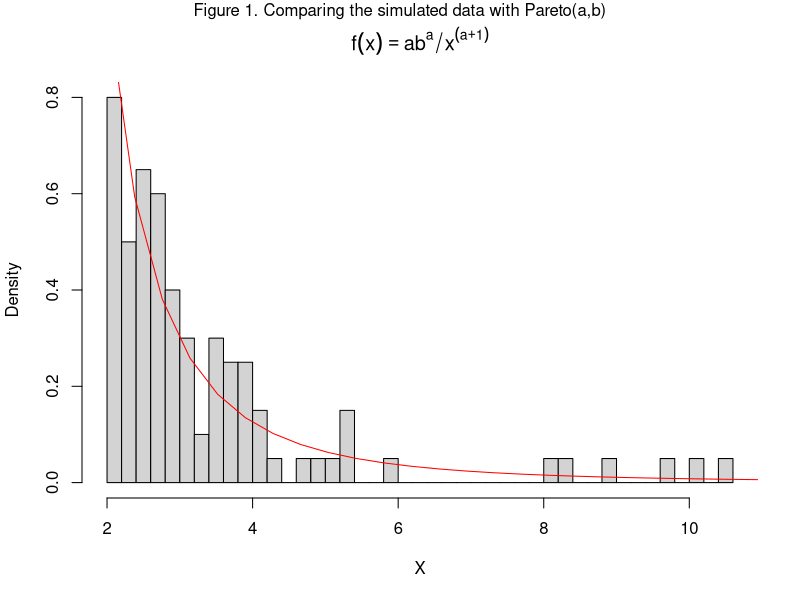
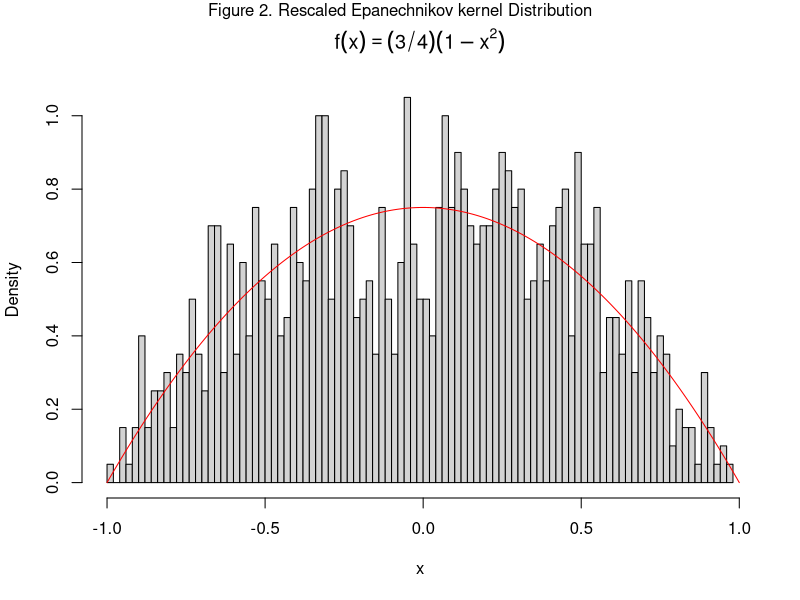
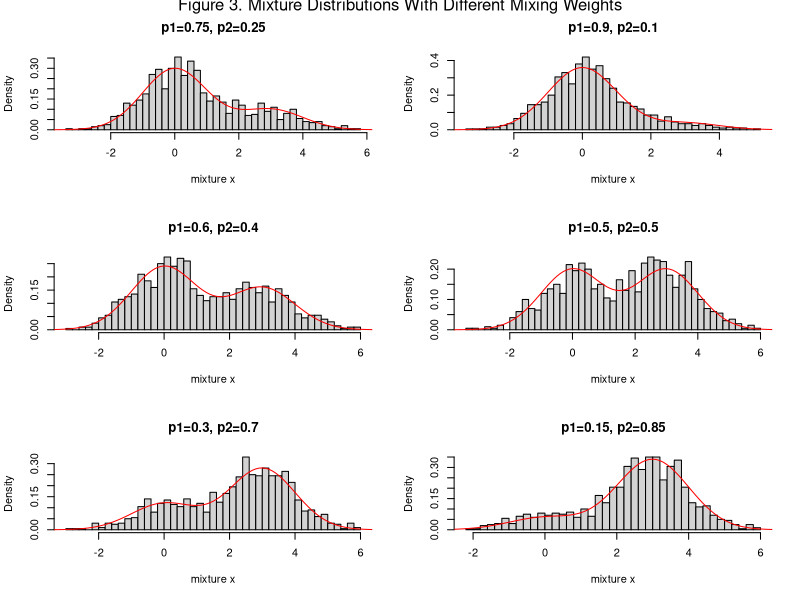
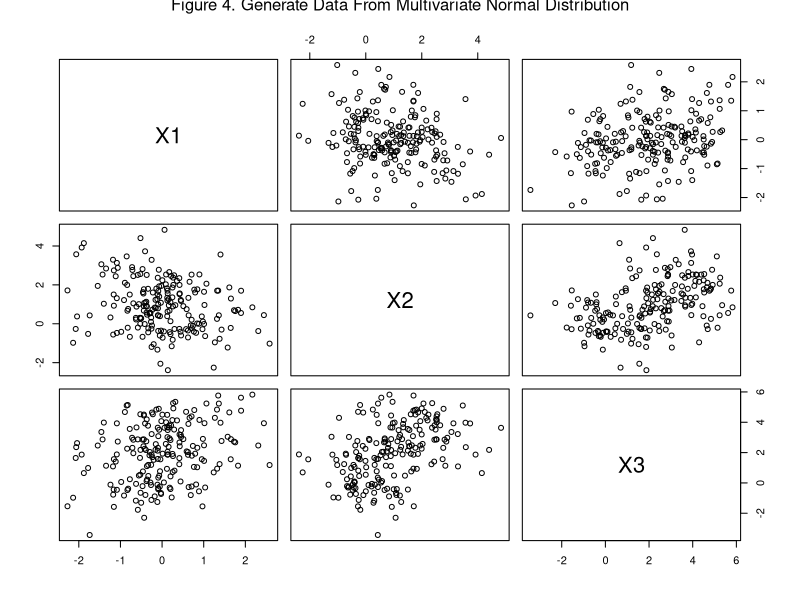
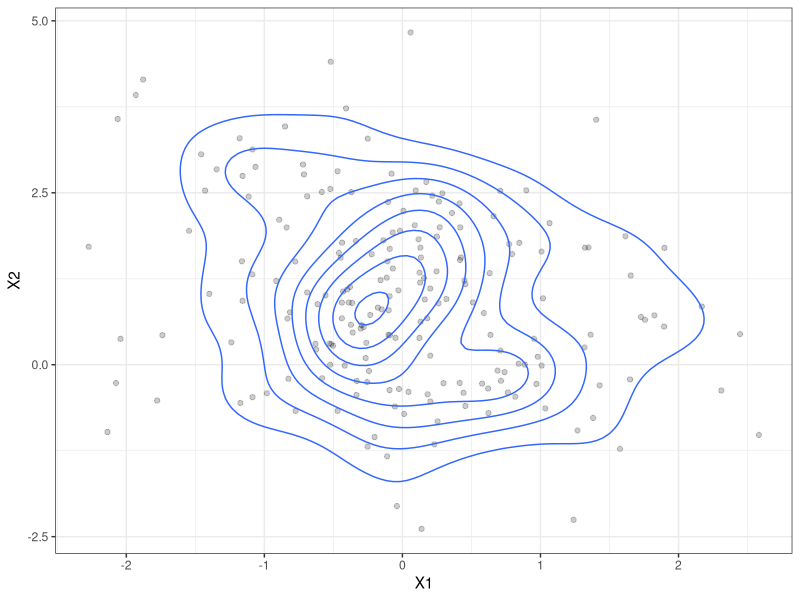
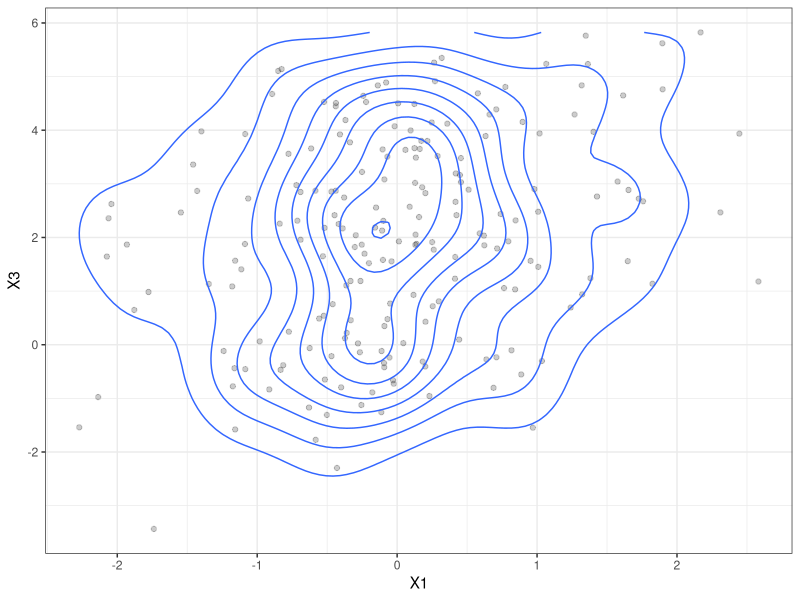
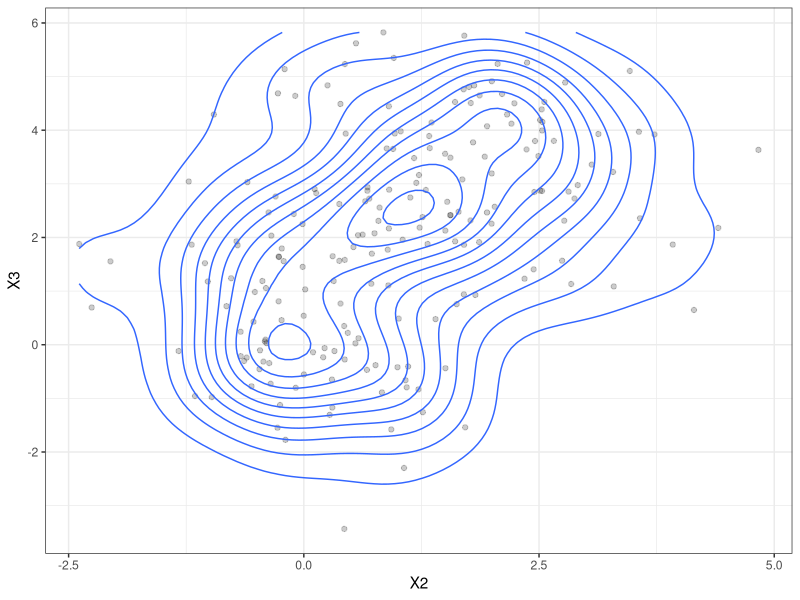

These charts were generated, in order, by the following R code:
## ---- chunk 1
## Global options
knitr::opts_chunk$set(
  cache = TRUE,
  prompt = TRUE,
  comment = '',
  collapse = TRUE,
  warning = FALSE,
  message = FALSE)
## ---- chunk 2
# define the quantile function of Pareto(a,b) distribution
quantile_Pareto <-function(prob, a, b){
  x <- b * (1-prob)^(-1/a)
  return(x)
}
# define the simulated sample size
n <- 100
u <- runif(n)
# based on the uniformly generated vector to get the random sample
X <- quantile_Pareto(u, 2, 2)
range(X)
## ---- chunk 3
# draw the density histogram of the simulated data
hist(X, prob = T, 
     breaks = 50, 
     main = expression(f(x)==ab^a/x^(a+1))) 
# prepare the Pareto(2,2) distribution
x <- seq(2,40,.38)
y <- 2*(2^2)/(x^(2+1))
# superimpose the lines on the simulated density
lines(x, y, col="red")
mtext("Figure 1. Comparing the simulated data with Pareto(a,b)",
      side = 3,
      line = -1,
      outer = T)
## ---- chunk 4
# write a function based on text's information
gen_var <- function(n){ # n is the sample size
  U_1 <- runif(n, -1, 1)
  U_2 <- runif(n, -1, 1)
  U_3 <- runif(n, -1, 1)
  U_output <- c()
  for (i in c(1:n)) {
    if (abs(U_3[i]) > abs(U_2[i]) & 
        abs(U_3[i]) > abs(U_1[i]))
      {U_output[i] <- U_2[i]} 
    else 
      {U_output[i] <- U_3[i]}
  }
  return(U_output)
}

# generate 1000 data
U_output <- gen_var(1000)
hist(U_output, prob = T, 
     breaks = 100, 
     xlab = "x",
     main = expression(f(x)==(3/4)*(1-x^2)))
x_vec <- seq(-1,1,0.001)
f_x <- 0.75*(1-x_vec^2)
lines(x_vec, f_x, col="red")
mtext("Figure 2. Rescaled Epanechnikov kernel Distribution",
      side = 3,
      line = -1,
      outer = T)
## ---- chunk 5
set.seed(1000)
n <- 1000
# generate two vectors from normal distribution
x1 <- rnorm(n,0,1)
x2 <- rnorm(n,3,1)

# use a for-loop to draw graphs at different mixing weights
par(mfrow=c(3,2))
for (p1 in c(0.75, 0.90, 0.60, 0.5, 0.30, 0.15)){
  # define the mixing prob
  p2 <- 1 - p1
  # use n data from uniform distribution to construct
  # the proportion of each parent distribution.
  u <- runif(n)
  k <- as.integer(u > p2)
  x <- k * x1 + (1-k) * x2
  hist(x, prob = T, 
       breaks = 50, 
       xlab = "mixture x",
       main = sprintf("p1=%s, p2=%s", p1, p2))
  # using weighted sum of dnorm() to construct true density lines
  x_true <- seq(-10,10,0.1)
  y_true <- p1*dnorm(x_true,0,1) + (1-p1)*dnorm(x_true,3,1)
  lines(x_true,y_true,col="red")
}
mtext("Figure 3. Mixture Distributions With Different Mixing Weights",
      side = 3,
      line = -1,
      outer = T)
## ---- chunk 6
# create a function to gen data matrix from a multivariate normal distribution.
mvn_gen <- function(n, mu, sigma){
  # to determine the dimension
  d <- length(mu)
  # generate a n*d matrix from a standard normal distribution
  Z <- matrix(rnorm(n*d), nrow = n, ncol = d)
  # use Cholesky function to factorize the Cov-var matrix
  Q <- chol(sigma)
  # to transform the mu from dataframe to matrix
  mu <- matrix (mu, nrow = d, ncol = 1)
  # J is column vector of ones
  J <- matrix(mu, nrow = n, ncol = 1)
  # define the output X matrix
  X <- Z %*% Q + J %*% t(mu)
  return(data.frame(X))
}

# input the given cov-var matrix
sig <- matrix(c(1.0, -0.5, 0.5,
                -0.5, 1.0, -0.5,
                0.5, -0.5, 1.0),3,3)
set.seed(100)
X <- mvn_gen(n=200, mu = c(0,1,2), sigma = sig)
pairs(X)
mtext("Figure 4. Generate Data From Multivariate Normal Distribution",
      side = 3,
      line = -1,
      outer = T)
## ---- chunk 7
library(ggplot2)
par(mfrow=c(3,2))
ggplot(X, aes(x=X1, y=X2))+
  geom_point(alpha = .2) +
  geom_density_2d()+
  theme_bw()
ggplot(X, aes(x=X1, y=X3))+
  geom_point(alpha = .2) +
  geom_density_2d()+
  theme_bw()
ggplot(X, aes(x=X2, y=X3))+
  geom_point(alpha = .2) +
  geom_density_2d()+
  theme_bw()
